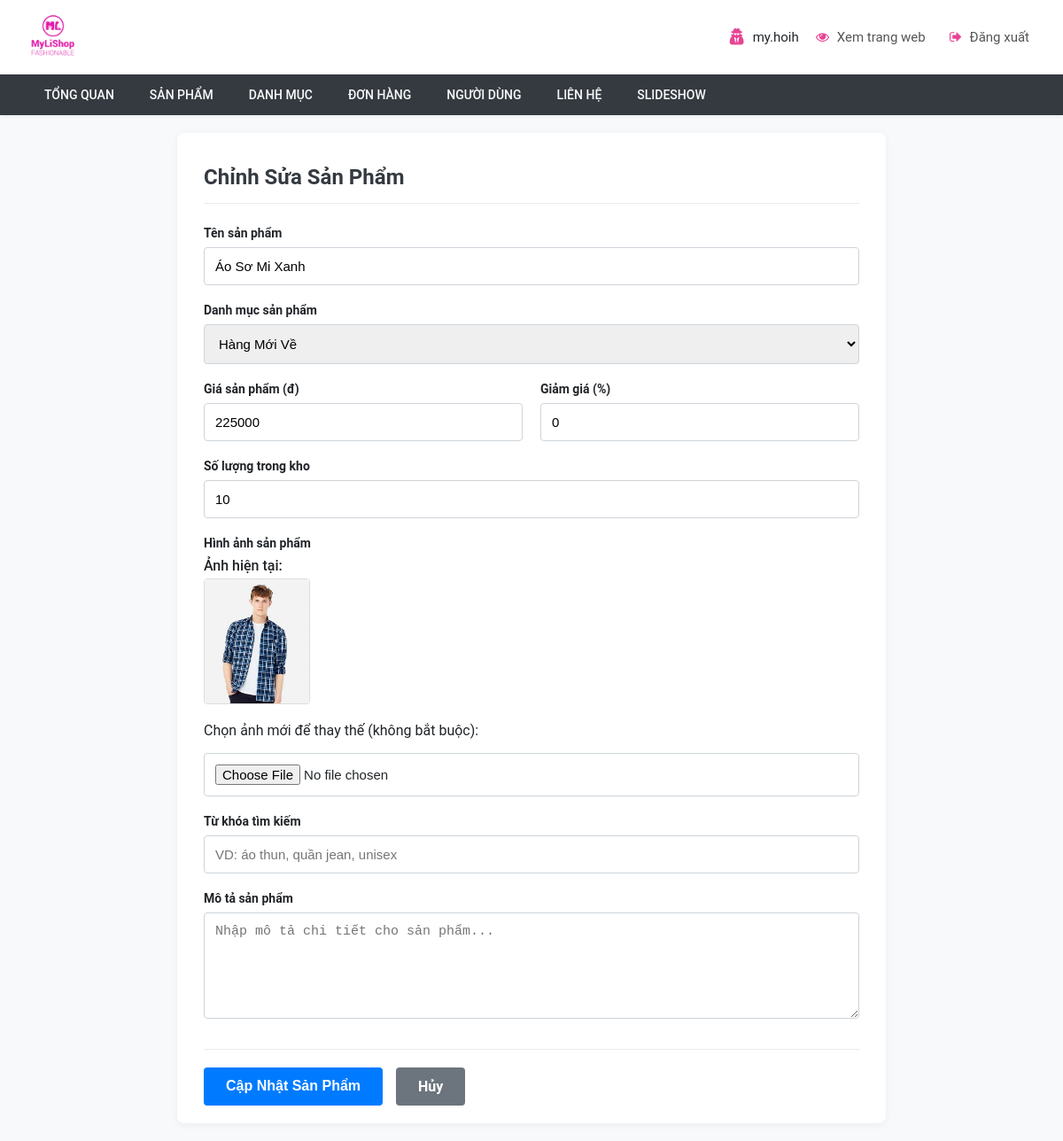
/php/admin/_product-form.php?id=11 (signed in), run on the app's committed database.
### tables this page shows
CREATE TABLE `products` (
    `id` int(11) NOT NULL,
    `name` varchar(255) NOT NULL,
    `category_id` int(11) NOT NULL,
    `image` varchar(255) NOT NULL,
    `description` text NOT NULL,
    `price` float NOT NULL,
    `saleprice` float NOT NULL,
    `created` date NOT NULL,
    `quantity` int(11) NOT NULL,
    `keyword` varchar(45) DEFAULT NULL,
    `status` int(11) DEFAULT NULL
);

### php/admin/_product-form.php (the view, shortened to what this page needs)
<?php
require_once('header.php');
require_once('../model/connect.php');
$isEditMode = false;
$product = [
    'name' => '',
    'category_id' => '',
    'price' => '',
    'saleprice' => 0,
    'quantity' => '',
    'image' => '',
    'keyword' => '',
    'description' => ''
];
$pageTitle = 'Thêm Sản Phẩm Mới';
$buttonText = 'Thêm Sản Phẩm';
$formAction = '_product-process.php';
$imageRequired = 'required';
if (isset($_GET['id']) && !empty($_GET['id'])) {
    $isEditMode = true;
    $product_id = $_GET['id'];
    $stmt = mysqli_prepare($conn, "SELECT * FROM products WHERE id = ?");
    mysqli_stmt_bind_param($stmt, "i", $product_id);
    mysqli_stmt_execute($stmt);
    $result = mysqli_stmt_get_result($stmt);
    if ($result && mysqli_num_rows($result) > 0) {
        $product = mysqli_fetch_assoc($result);
        $pageTitle = 'Chỉnh Sửa Sản Phẩm';
        $buttonText = 'Cập Nhật Sản Phẩm';
        $imageRequired = '';
    } else {
        $_SESSION['flash_message'] = ['type' => 'error', 'text' => 'Sản phẩm không tồn tại.'];
        header("Location: products.php");
        exit();
    }
}
?>
<div class="product-form__container">
    <h1 class="product-form__header"><?php echo $pageTitle; ?></h1>
    <form action="<?php echo $formAction; ?>" method="POST" enctype="multipart/form-data" class="product-form__form">
        <div class="product-form__group">
            <label for="name" class="product-form__label">Tên sản phẩm</label>
            <input type="text" id="name" name="name" class="product-form__input" placeholder="Nhập tên sản phẩm" value="<?php echo htmlspecialchars($product['name']); ?>" required />
        </div>
        <div class="product-form__group">
            <label for="category" class="product-form__label">Danh mục sản phẩm</label>
            <select id="category" class="product-form__input" name="category_id">
                <?php
                $sql_cat = "SELECT * FROM categories ORDER BY name ASC";
                $result_cat = mysqli_query($conn, $sql_cat);
                if ($result_cat) {
                    while ($row_cat = mysqli_fetch_assoc($result_cat)) {
                        $selected = ($row_cat['id'] == $product['category_id']) ? 'selected' : '';
                        echo "<option value='{$row_cat['id']}' {$selected}>" . htmlspecialchars($row_cat['name']) . "</option>";
                    }
                }
                ?>
            </select>
        </div>
        <div class="product-form__grid">
            <div class="product-form__group">
                <label for="price" class="product-form__label">Giá sản phẩm (đ)</label>
                <input type="number" id="price" class="product-form__input" name="price" placeholder="VD: 250000" value="<?php echo $product['price']; ?>" min="0" required />
            </div>
            <div class="product-form__group">
                <label for="saleprice" class="product-form__label">Giảm giá (%)</label>
                <input type="number" id="saleprice" class="product-form__input" name="saleprice" placeholder="VD: 10" value="<?php echo $product['saleprice']; ?>" min="0" max="99" />
            </div>
        </div>
        <div class="product-form__group">
            <label for="quantity" class="product-form__label">Số lượng trong kho</label>
            <input type="number" id="quantity" class="product-form__input" name="quantity" placeholder="Nhập số lượng" value="<?php echo $product['quantity']; ?>" min="0" required />
        </div>
        <div class="product-form__group">
            <label class="product-form__label">Hình ảnh sản phẩm</label>
            <?php if ($isEditMode && !empty($product['image'])) : ?>
                <div class="product-form__current-image">
                    <p>Ảnh hiện tại:</p>
                    <img src="<?php echo "../../" . htmlspecialchars($product['image']); ?>" alt="Ảnh sản phẩm">
                </div>
                <p>Chọn ảnh mới để thay thế (không bắt buộc):</p>
            <?php endif; ?>
            <input type="file" name="image" class="product-form__file-input" <?php echo $imageRequired; ?>>
        </div>
        <div class="product-form__group">
            <label for="keyword" class="product-form__label">Từ khóa tìm kiếm</label>
            <input type="text" id="keyword" class="product-form__input" name="keyword" placeholder="VD: áo thun, quần jean, unisex" value="<?php echo htmlspecialchars($product['keyword']); ?>" />
        </div>
        <div class="product-form__group">
            <label for="description" class="product-form__label">Mô tả sản phẩm</label>
            <textarea id="description" class="product-form__textarea" rows="5" name="description" placeholder="Nhập mô tả chi tiết cho sản phẩm..."><?php echo htmlspecialchars($product['description']); ?></textarea>
        </div>
        <div class="product-form__actions">
            <button type="submit" name="<?php echo $isEditMode ? 'edit_product' : 'add_product'; ?>" class="product-form__button product-form__button--submit">
                <?php echo $buttonText; ?>
            </button>
            <a href="products.php" class="product-form__button product-form__button--cancel">Hủy</a>
        </div>
    </form>
</div>

### css/admin.css (style rules this page uses)
*, *::before, *::after { box-sizing: border-box; }
body { font-family: "Roboto", sans-serif; background-color: #f8f9fa; color: #212529; margin: 0; }
.product-form__container { padding: 20px 30px; max-width: 800px; margin: 20px auto; background-color: #fff; border-radius: 8px; box-shadow: 0 2px 10px rgba(0, 0, 0, 0.05); }
.product-form__header { font-size: 24px; font-weight: 700; margin-bottom: 25px; padding-bottom: 15px; border-bottom: 1px solid #e9ecef; color: #343a40; }
.product-form__form { width: 100%; }
.product-form__group { margin-bottom: 20px; }
.product-form__label { display: block; margin-bottom: 8px; font-weight: 600; font-size: 14px; }
.product-form__input, .product-form__textarea, .product-form__file-input { width: 100%; padding: 12px; border: 1px solid #ced4da; border-radius: 4px; font-size: 15px; transition: border-color 0.3s ease, box-shadow 0.3s ease; }
.product-form__textarea { resize: vertical; min-height: 120px; }
.product-form__grid { display: grid; grid-template-columns: 1fr 1fr; gap: 20px; }
.product-form__current-image { margin-bottom: 15px; }
.product-form__current-image p { margin: 0 0 5px 0; font-weight: 500; }
.product-form__current-image img { max-width: 120px; height: auto; border-radius: 4px; border: 1px solid #ddd; }
.product-form__actions { margin-top: 30px; padding-top: 20px; border-top: 1px solid #e9ecef; display: flex; gap: 15px; }
.product-form__button { padding: 12px 25px; font-size: 16px; font-weight: 600; border-radius: 4px; border: none; cursor: pointer; text-decoration: none; text-align: center; transition: all 0.3s ease; }
.product-form__button--submit { background-color: #007bff; color: #fff; }
.product-form__button--cancel { background-color: #6c757d; color: #fff; }

### data on the page
products: name "Áo Sơ Mi Xanh", price "225000", saleprice "0", quantity "10", image (picture)

### other printed values
$_SESSION['admin_username'] "my.hoih"
$pageTitle "Chỉnh Sửa Sản Phẩm"
$buttonText "Cập Nhật Sản Phẩm"
form field category_id "Hàng Mới Về"
